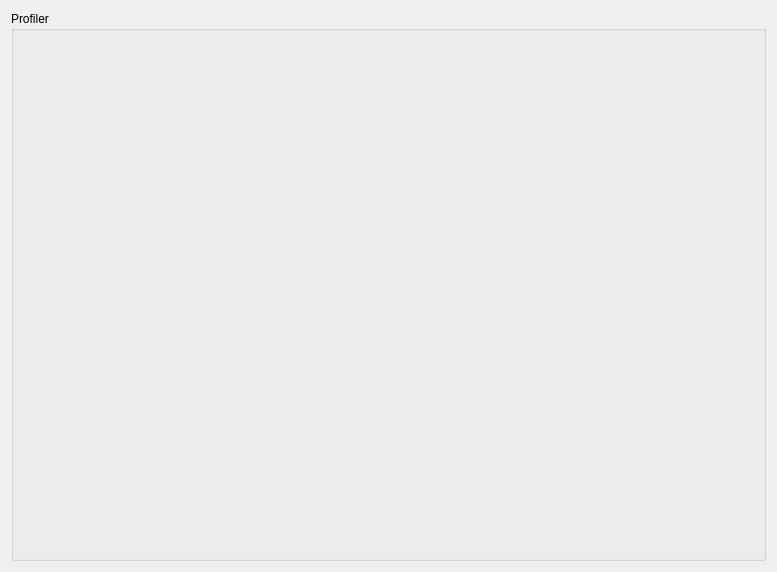
<?xml version="1.0" encoding="UTF-8"?>
<ui version="4.0">
 <class>profilerWidget</class>
 <widget class="QWidget" name="profilerWidget">
  <property name="geometry">
   <rect>
    <x>0</x>
    <y>0</y>
    <width>777</width>
    <height>572</height>
   </rect>
  </property>
  <property name="windowTitle">
   <string>Form</string>
  </property>
  <layout class="QVBoxLayout" name="verticalLayout_2">
   <item>
    <widget class="QGroupBox" name="profilerGroupBox">
     <property name="title">
      <string>Profiler</string>
     </property>
     <layout class="QVBoxLayout" name="verticalLayout">
      <item>
       <layout class="QVBoxLayout" name="profilerLayout"/>
      </item>
     </layout>
    </widget>
   </item>
  </layout>
 </widget>
 <resources/>
 <connections/>
</ui>
